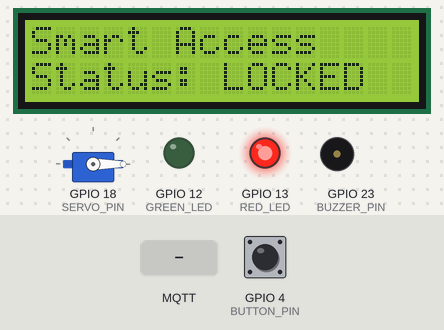
The sketch below on a simulated ESP32. Parts: servo, 16×2 character LCD, output pins drawn as LEDs (lit = HIGH), buzzer (waves = sounding). Inputs (shaded band) come from the test bench; at power-on: GPIO 4 (BUTTON_PIN) HIGH. WiFi joins after 1.5 s; servers stay silent unless stated; random numbers use the default seed unless the sketch sets one; no MQTT or app messages arrive unless stated; what the sketch prints to the serial monitor is not drawn.

Above: at 4.9 s.
5.0 s: GPIO 4 (BUTTON_PIN) pulled LOW for 1 s
At 5.5 s:
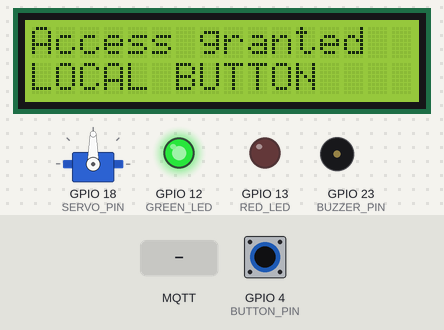
8.5 s: MQTT message "OPEN" arrives on the first subscribed topic
At 9.9 s:
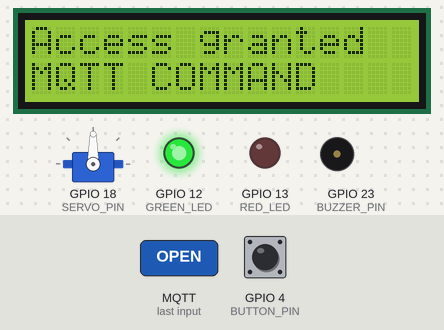
13.0 s: GPIO 4 (BUTTON_PIN) pulled LOW for 0.15 s
At 13.3 s:
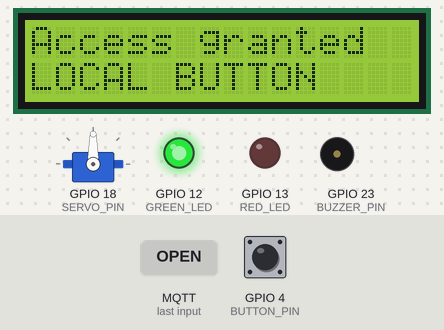
16.1 s: GPIO 4 (BUTTON_PIN) pulled LOW for 3.2 s
At 19.4 s:
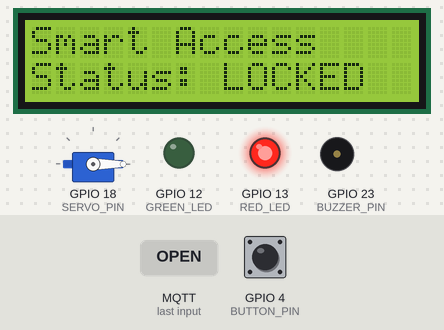
Timing chart, 0 to 20.9 s (numbered marks = the images above; inputs shaded):
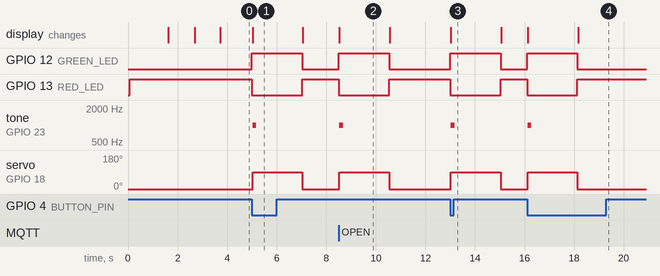

The sketch:

step4_mqtt_complete.ino
```cpp
#include <ESP32Servo.h>
#include <Wire.h>
#include <LiquidCrystal_I2C.h>
#include <WiFi.h>
#include <PubSubClient.h>

const int SERVO_PIN = 18;
const int BUTTON_PIN = 4;
const int GREEN_LED = 12;
const int RED_LED = 13;
const int BUZZER_PIN = 23;

const char* ssid = "Wokwi-GUEST";
const char* password = "";

const char* mqttServer = "broker.hivemq.com";
const int mqttPort = 1883;

const char* statusTopic = "iut/smartaccess/status";
const char* commandTopic = "iut/smartaccess/cmd";

Servo gate;
LiquidCrystal_I2C lcd(0x27, 16, 2);

WiFiClient espClient;
PubSubClient client(espClient);

void setup() {
  Serial.begin(115200);

  Wire.begin(21, 22);

  pinMode(BUTTON_PIN, INPUT_PULLUP);
  pinMode(GREEN_LED, OUTPUT);
  pinMode(RED_LED, OUTPUT);
  pinMode(BUZZER_PIN, OUTPUT);

  gate.setPeriodHertz(50);
  gate.attach(SERVO_PIN, 500, 2400);
  gate.write(0);

  lcd.init();
  lcd.backlight();

  showLocked();

  connectWifi();

  client.setServer(mqttServer, mqttPort);
  client.setCallback(mqttCallback);

  connectMqtt();
}

void loop() {
  if (!client.connected()) {
    connectMqtt();
  }

  client.loop();

  if (digitalRead(BUTTON_PIN) == LOW) {
    openGate("LOCAL BUTTON");

    while (digitalRead(BUTTON_PIN) == LOW) {
      delay(10);
    }

    delay(200);
  }
}

void connectWifi() {
  lcd.clear();
  lcd.setCursor(0, 0);
  lcd.print("Connecting WiFi");

  WiFi.begin(ssid, password);

  while (WiFi.status() != WL_CONNECTED) {
    delay(500);
    Serial.print(".");
  }

  Serial.println();
  Serial.println("WiFi connected");
  Serial.println(WiFi.localIP());

  lcd.clear();
  lcd.setCursor(0, 0);
  lcd.print("WiFi connected");
  delay(1000);
}

void connectMqtt() {
  while (!client.connected()) {
    Serial.println("Connecting to MQTT...");

    String clientId = "ESP32SmartAccess-";
    clientId += String(random(0xffff), HEX);

    if (client.connect(clientId.c_str())) {
      Serial.println("MQTT connected");

      client.subscribe(commandTopic);
      client.publish(statusTopic, "ONLINE");

      lcd.clear();
      lcd.setCursor(0, 0);
      lcd.print("MQTT connected");
      delay(1000);

      showLocked();
    } else {
      Serial.print("Failed, rc=");
      Serial.println(client.state());
      delay(2000);
    }
  }
}

void mqttCallback(char* topic, byte* payload, unsigned int length) {
  String message = "";

  for (unsigned int i = 0; i < length; i++) {
    message += (char)payload[i];
  }

  message.trim();
  message.toUpperCase();

  Serial.print("MQTT received on ");
  Serial.print(topic);
  Serial.print(": ");
  Serial.println(message);

  if (message == "OPEN") {
    openGate("MQTT COMMAND");
  }
}

void openGate(String source) {
  showAccessGranted(source);

  client.publish(statusTopic, "ACCESS_GRANTED");
  client.publish(statusTopic, source.c_str());

  tone(BUZZER_PIN, 1000, 150);

  gate.write(90);
  client.publish(statusTopic, "GATE_OPEN");

  delay(2000);

  gate.write(0);
  client.publish(statusTopic, "LOCKED");

  showLocked();
}

void showLocked() {
  digitalWrite(GREEN_LED, LOW);
  digitalWrite(RED_LED, HIGH);

  lcd.clear();
  lcd.setCursor(0, 0);
  lcd.print("Smart Access");
  lcd.setCursor(0, 1);
  lcd.print("Status: LOCKED");

  Serial.println("Status: LOCKED");
}

void showAccessGranted(String source) {
  digitalWrite(GREEN_LED, HIGH);
  digitalWrite(RED_LED, LOW);

  lcd.clear();
  lcd.setCursor(0, 0);
  lcd.print("Access granted");
  lcd.setCursor(0, 1);
  lcd.print(source);

  Serial.print("Access granted by: ");
  Serial.println(source);
}
```

Measured:
- after the input at 5.0 s, GPIO 12 (GREEN_LED): LOW → HIGH at once, → LOW 2.0 s later; GPIO 13 (RED_LED): HIGH → LOW at once, → HIGH 2.0 s later; tone on GPIO 23 (BUZZER_PIN): silent → 1000 Hz at once, → silent 0.15 s later; servo on GPIO 18 (SERVO_PIN): 0° → 90° at once, → 0° 2.0 s later; the display: changes at once (image 1)
- after the input at 8.5 s, GPIO 12 (GREEN_LED): LOW → HIGH at once, → LOW 2.0 s later; GPIO 13 (RED_LED): HIGH → LOW at once, → HIGH 2.0 s later; tone on GPIO 23 (BUZZER_PIN): silent → 1000 Hz at once, → silent 0.15 s later; servo on GPIO 18 (SERVO_PIN): 0° → 90° at once, → 0° 2.0 s later; the display: changes at once (image 2)
- after the input at 13.0 s, GPIO 12 (GREEN_LED): LOW → HIGH at once, → LOW 2.0 s later; GPIO 13 (RED_LED): HIGH → LOW at once, → HIGH 2.0 s later; tone on GPIO 23 (BUZZER_PIN): silent → 1000 Hz at once, → silent 0.15 s later; servo on GPIO 18 (SERVO_PIN): 0° → 90° at once, → 0° 2.0 s later; the display: changes at once (image 3)
- after the input at 16.1 s, GPIO 12 (GREEN_LED): LOW → HIGH at once, → LOW 2.0 s later; GPIO 13 (RED_LED): HIGH → LOW at once, → HIGH 2.0 s later; tone on GPIO 23 (BUZZER_PIN): silent → 1000 Hz at once, → silent 0.15 s later; servo on GPIO 18 (SERVO_PIN): 0° → 90° at once, → 0° 2.0 s later; the display: first changes at once (image 4 shows a later state)
- what the display in image 2 shows lasts 2.1 s, from 8.5 s to 10.6 s
